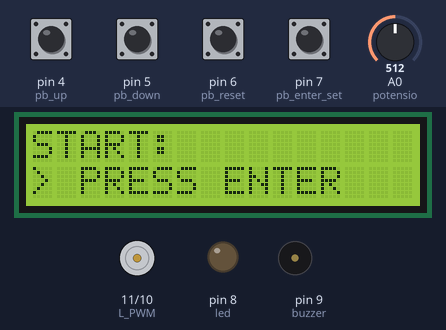
Bench run of a sketch on a simulated Arduino Uno, built with avr-gcc and run on an emulated ATmega328P. Shown: 16×2 character LCD, motor-driver pin pairs drawn as motors (green arrow = first pin HIGH = forward, orange = second pin HIGH = backward, longer = more drive), output pins drawn as LEDs (lit = HIGH), buzzer (waves = sounding, pin HIGH). Inputs (shaded band) come from the test bench; at power-on: pin 4 (pb_up), pin 5 (pb_down), pin 6 (pb_reset), pin 7 (pb_enter_set) HIGH, A0 (potensio) = 512.

Above: at 12.7 s.
12.8 s: pin 7 (pb_enter_set) pulled LOW for 3.2 s
At 16.8 s:
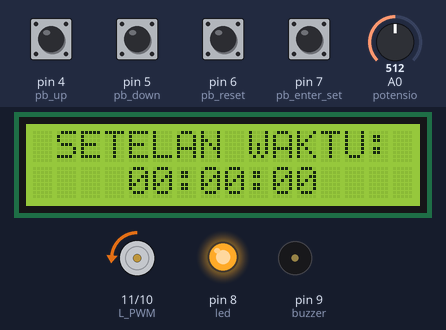
17.5 s: pin 7 (pb_enter_set) pulled LOW for 1 s
At 19.0 s:
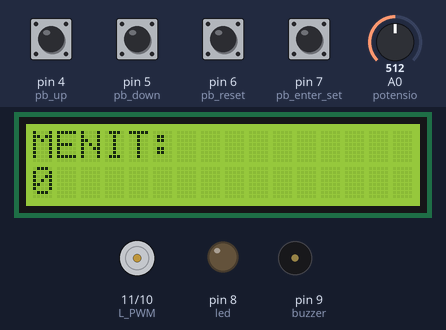
20.0 s: pin 4 (pb_up) pulled LOW for 0.15 s
At 20.8 s:
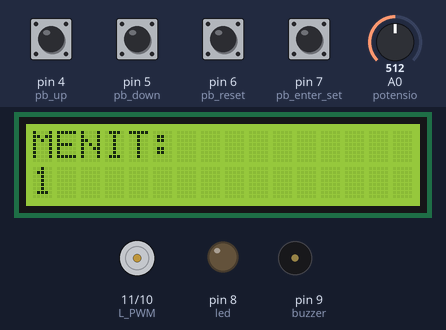
21.6 s: pin 5 (pb_down) pulled LOW for 1 s
At 22.4 s:
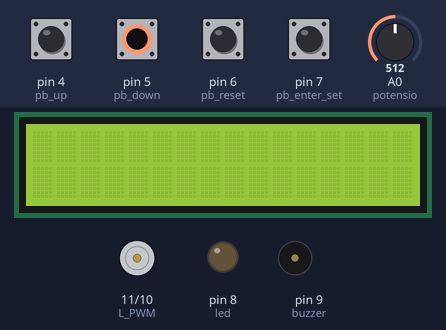
24.1 s: pin 4 (pb_up) pulled LOW for 1 s
At 26.0 s:
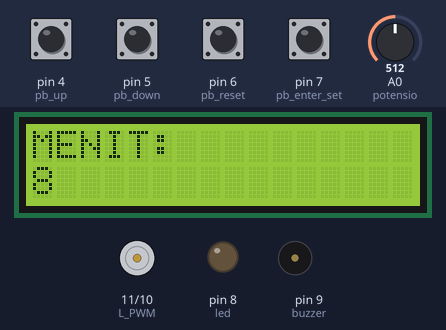
26.6 s: pin 5 (pb_down) pulled LOW for 0.15 s
At 28.1 s:
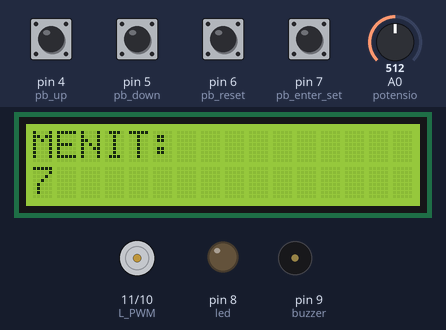
Timing chart, 0 to 29.3 s (numbered marks = the images above; inputs shaded):
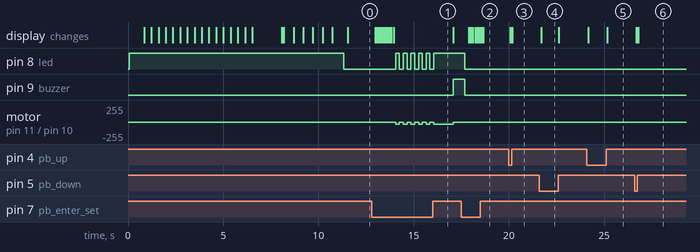

Measured:
- after the input at 12.8 s, pin 8 (led): alternates HIGH for 0.20 s and LOW for 0.20 s, 11 changes in all, then stays HIGH, starting after 1.3 s; pin 9 (buzzer): LOW → HIGH after 4.3 s
- after the input at 17.5 s, pin 8 (led), pin 9 (buzzer): HIGH → LOW after 0.18 s; the display: first changes after 0.39 s (image 2 shows a later state)
- after the input at 20.0 s, the display: first changes after 0.07 s (image 3 shows a later state)
- after the input at 21.6 s, the display: changes after 0.09 s (image 4)
- after the input at 24.1 s, the display: first changes after 0.08 s (image 5 shows a later state)
- after the input at 26.6 s, the display: first changes after 0.10 s (image 6 shows a later state)

The sketch:

Magnetic_Stirrer.ino
```cpp
#include <Countimer.h>
Countimer timer;

#include <LiquidCrystal_I2C.h>
LiquidCrystal_I2C lcd(0x27, 16, 2);


#define potensio A0
#define pb_up 4
#define pb_down 5
#define pb_reset 6
#define pb_enter_set 7
#define led 8
#define buzzer 9
#define R_PWM 10
#define L_PWM 11

unsigned int status_up;
unsigned int status_down;
unsigned int status_reset;
unsigned int status_enter_set;
unsigned int kecepatan_potensio;
unsigned int kecepatan_motor;
unsigned int opsi = 1;
unsigned int menu_value;

unsigned int s = 0;
unsigned int m = 0;
unsigned int h = 0;

bool condition;
bool condition_pb = false;


void start_menu();
void menu1();
void menu2();
void menu3();
void menu4();
void main_menu();
void refresh_time();
void time_second();
void time_minute();
void time_hour();
void complete();


void setup()
{
  pinMode(potensio,INPUT);
  pinMode(pb_up,INPUT_PULLUP);
  pinMode(pb_down,INPUT_PULLUP);
  pinMode(pb_reset,INPUT_PULLUP);
  pinMode(pb_enter_set,INPUT_PULLUP);
  pinMode(led,OUTPUT);
  pinMode(buzzer,OUTPUT);
  pinMode(R_PWM,OUTPUT);
  pinMode(L_PWM,OUTPUT);

  lcd.init();
  lcd.backlight();

  start_menu();
  delay(200);
  lcd.clear();

  analogWrite(R_PWM,0);
  analogWrite(L_PWM,0);
}

void loop()
{
  condition = true;
  home_menu();
  lcd.clear();
  delay(100);

  condition = true;
  main_menu();
  lcd.clear();
  delay(100);

  condition = true;
  time_second();
  lcd.clear();
  delay(100);

  condition = true;
  time_minute();
  lcd.clear();
  delay(100);

  condition = true;
  time_hour();
  lcd.clear();
  delay(100);

  timer.setCounter(h,m,s,timer.COUNT_DOWN,complete);
  timer.setInterval(refresh_time,1000);
  lcd.setCursor(1,0);
  lcd.print("SETELAN WAKTU:");
  lcd.setCursor(4,1);
  lcd.print(timer.getCurrentTime());

  condition = true;
  while(condition)
  {
    timer.run();

    status_enter_set = digitalRead(pb_enter_set);
    status_reset = digitalRead(pb_reset);
    kecepatan_potensio = analogRead(potensio);

    kecepatan_motor = map(kecepatan_potensio,0,1024,0,255);
    kecepatan_motor = map(kecepatan_motor,0,255,0,75);

    if(status_enter_set == LOW)
    {
      condition_pb = !condition_pb;
      delay(100);
    }
    else if (status_reset == LOW)
    {
      digitalWrite(led,LOW);
      analogWrite(R_PWM,0);
      analogWrite(L_PWM,0);
      break;
      home_menu();
    }

    if(condition_pb == true)
    {
      timer.start();
      digitalWrite(led,HIGH);
      analogWrite(R_PWM,kecepatan_motor);
      analogWrite(L_PWM,0);
    }
    else if(condition_pb == false)
    {
      timer.pause();
      digitalWrite(led,LOW);
      analogWrite(R_PWM,0);
      analogWrite(L_PWM,0);
    }

    delay(100);
  }

  lcd.clear();
  delay(100);
}
```

Countdown.ino
```cpp
void time_second()
{
  while(condition)
  {
    lcd.setCursor(0,0);
    lcd.print("DETIK:");
    lcd.setCursor(0,1);
    lcd.print(s);

    status_up = digitalRead(pb_up);
    status_down = digitalRead(pb_down);
    status_enter_set = digitalRead(pb_enter_set);

    if(status_up == LOW)
    {
      s += 1;

      if(s > 59)
      {
        s = 0;
      }

      lcd.clear();
    }
    else if(status_down == LOW)
    {
      s -= 1;

      if(s < 0)
      {
        s = 59;
      }

      lcd.clear();
    }
    else if(status_enter_set == LOW)
    {
      condition = false;
    }

    delay(100);
  }

  return s;
}


void time_minute()
{
  while(condition)
  {
    lcd.setCursor(0,0);
    lcd.print("MENIT:");
    lcd.setCursor(0,1);
    lcd.print(m);

    status_up = digitalRead(pb_up);
    status_down = digitalRead(pb_down);
    status_enter_set = digitalRead(pb_enter_set);

    if(status_up == LOW)
    {
      m += 1;

      if(m > 59)
      {
        m = 0;
      }

      lcd.clear();
    }
    else if(status_down == LOW)
    {
      m -= 1;

      if(m < 0)
      {
        m = 59;
      }

      lcd.clear();
    }
    else if(status_enter_set == LOW)
    {
      condition = false;
    }

    delay(100);
  }

  return m;
}


void time_hour()
{
  while(condition)
  {
    lcd.setCursor(0,0);
    lcd.print("JAM:");
    lcd.setCursor(0,1);
    lcd.print(h);

    status_up = digitalRead(pb_up);
    status_down = digitalRead(pb_down);
    status_enter_set = digitalRead(pb_enter_set);

    if(status_up == LOW)
    {
      h += 1;

      if(h > 24)
      {
        h = 0;
      }

      lcd.clear();
    }
    else if(status_down == LOW)
    {
      h -= 1;

      if(h < 0)
      {
        h = 24;
      }

      lcd.clear();
    }
    else if(status_enter_set == LOW)
    {
      condition = false;
    }

    delay(100);
  }

  return h;
}


void refresh_time()
{
  lcd.setCursor(1,0);
  lcd.print("WAKTU TERSISA:");
  lcd.setCursor(4,1);
  lcd.print(timer.getCurrentTime());
}


void complete()
{
  condition = false;

  lcd.clear();
  lcd.setCursor(1,0);
  lcd.print("WAKTU TERSISA:");
  lcd.setCursor(4,1);
  lcd.print("00:00:00");

  digitalWrite(led,LOW);
  analogWrite(R_PWM,0);
  analogWrite(L_PWM,0);

  while(true)
  {
    status_enter_set = digitalRead(pb_enter_set);

    if(status_enter_set == LOW)
    {
      digitalWrite(buzzer,LOW);
      digitalWrite(led,LOW);
      break;
    }

    digitalWrite(buzzer,HIGH);
    digitalWrite(led,HIGH);
    delay(300);
    digitalWrite(buzzer,LOW);
    digitalWrite(led,LOW);
  }
}
```

LCD.ino
```cpp
void start_menu()
{
  digitalWrite(led,HIGH);

  for(int i = 0;i < 18;i++)
  {
    lcd.setCursor(18,0);
    lcd.print("MAGNETIC STIRRER");
    lcd.setCursor(20,1);
    lcd.print("BY YEHESKIEL");
    lcd.scrollDisplayLeft();
    delay(350);
  }
  delay(1200);
  lcd.clear();
  delay(100);

  for (int a = 1; a <= 3; a++)
  {
    lcd.setCursor(2,0);
    lcd.print("NOW");
    lcd.setCursor(4,1);
    lcd.print("LOADING...");
    delay(500);
    lcd.clear();
    delay(500);
  }
  lcd.clear();
  delay(100);
  digitalWrite(led,LOW);
}


void home_menu()
{
  while(condition)
  {
    status_enter_set = digitalRead(pb_enter_set);

    if(status_enter_set == LOW)
    {
      condition = false;
    }

    lcd.display();
    lcd.setCursor(0,0);
    lcd.print("START:");
    lcd.setCursor(0,1);
    lcd.print("> PRESS ENTER");

    delay(100);
  }

}

void menu1()
{
  lcd.display();
  lcd.setCursor(0,0);
  lcd.print("Ukuran Magnet:");
  lcd.setCursor(0,1);
  lcd.print("> 20 mm");
  menu_value = 20;
}


void menu2()
{
  lcd.display();
  lcd.setCursor(0,0);
  lcd.print("Ukuran Magnet:");
  lcd.setCursor(0,1);
  lcd.print("> 30 mm");
  menu_value = 30;
}


void menu3()
{
  lcd.display();
  lcd.setCursor(0,0);
  lcd.print("Ukuran Magnet:");
  lcd.setCursor(0,1);
  lcd.print("> 40 mm");
  menu_value = 40;
}


void menu4()
{
  lcd.display();
  lcd.setCursor(0,0);
  lcd.print("Ukuran Magnet:");
  lcd.setCursor(0,1);
  lcd.print("> 50 mm");
  menu_value = 50;
}


void main_menu()
{
  while(condition)
  {
    status_up = digitalRead(pb_up);
    status_down = digitalRead(pb_down);
    status_enter_set = digitalRead(pb_enter_set);

    if(status_up == LOW)
    {
      opsi += 1;

      if(opsi >= 4)
      {
        opsi = 4;
      }

      lcd.clear();
    }
    else if(status_down == LOW)
    {
      opsi -= 1;

      if(opsi <= 1)
      {
        opsi = 1;
      }

      lcd.clear();
    }
    else if(status_enter_set == LOW)
    {
      condition = false;
    }

    switch(opsi)
    {
      case 1:
      menu1();
      break;

      case 2:
      menu2();
      break;

      case 3:
      menu3();
      break;

      case 4:
      menu4();
      break;
    }

    delay(100);
  }

  return menu_value;
}
```
